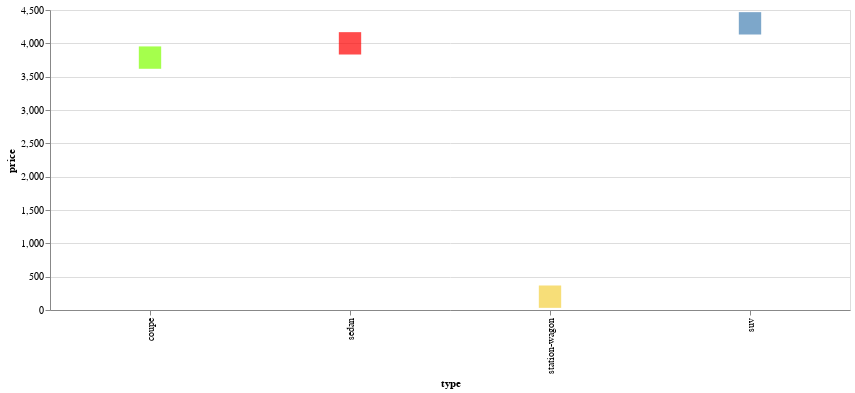

Notebook source saved alongside this figure:
### Code cell
alt.Chart(data).mark_square(size=500).encode(     
   alt.Y('price'),     
   alt.X('type'),
   color=alt.Color('color', scale=None)
).properties(
    width=800,
    height=300
)

### Figure 1 — Vega-Lite specification as saved in the notebook (floating-point values rounded to 4 significant figures)
{"config": {"view": {"continuousWidth": 400, "continuousHeight": 300}}, "data": {"name": "data-fa5045f3f703b3057dbab04a4ac08f95"}, "mark": {"type": "square", "size": 500}, "encoding": {"color": {"type": "nominal", "field": "color", "scale": null}, "x": {"type": "nominal", "field": "type"}, "y": {"type": "quantitative", "field": "price"}}, "height": 300, "width": 800, "$schema": "https://vega.github.io/schema/vega-lite/v4.8.1.json", "datasets": {"data-fa5045f3f703b3057dbab04a4ac08f95": [{"type": "sedan", "price": 4000, "color": "red"}, {"type": "suv", "price": 4300, "color": "steelblue"}, {"type": "coupe", "price": 3786, "color": "chartreuse"}, {"type": "station-wagon", "price": 200, "color": "#F4D03F"}]}}
